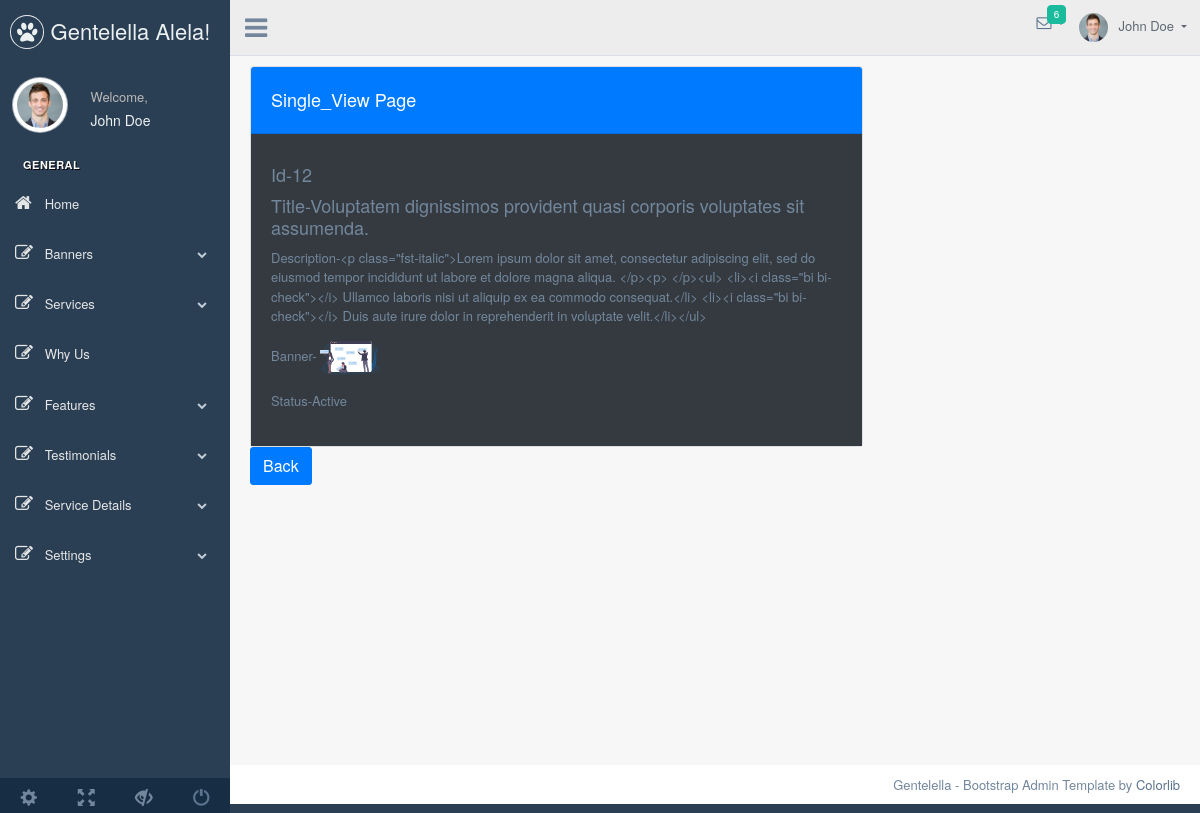
The page /admin/feature/single_feature.php?id=12 (signed in) on the database its author committed.
### tables this page shows
CREATE TABLE `features` (
  `id` int NOT NULL,
  `title` varchar(150) NOT NULL,
  `description` text,
  `banner` varchar(191) NOT NULL,
  `status` int NOT NULL DEFAULT '1' COMMENT '1=Active,2=Deactive'
);

### admin/feature/single_feature.php (called while the page is built, shortened)
<?php
require_once "../db.php";
$id= $_GET ['id'];
if($id && (int) $id){
$query = " SELECT id,title,description,banner,status FROM `features` WHERE id = $id";
$result = mysqli_query($conn, $query);
if(mysqli_num_rows($result) > 0)
{
    $data = mysqli_fetch_assoc($result);
}
}
else
{
    header('Location:404.php');
}
include "../view/feature/single_feature.view.php";

### admin/view/feature/single_feature.view.php (the view)
<?php
 include_once "../view/layouts/header.view.php";
?>
  <body  class="text-bg-dark p-3">
   <section class="mt-5">
    <div class="container">
        <div class="row ">
            <div class="col-lg-8">
                <div class="card " >
                    <div class="card-header bg-primary"> <h2 style="color:white;">Single_View Page</h2></div>
                    <div class="card-body bg-dark">
                         <h2>Id-<?=$data['id']?></h2>
                         <h2>Title-<?=$data['title']?></h2>
                        <p> Description-<?=$data['description']?></p>
                        <p> Banner-
                                <?php if($data['banner']){?>
                                <img src="../../uploads/features/<?=$data['banner']?>" alt="<?=$data['banner']?>" width="60">
                                <?php
                                }else{
                                    echo "--";
                                }
                                ?>
                           </p>
                        <p>Status-<?=$data['status'] == 1 ? "Active": "Deactive"?></p>
                        </div>
                        </div>
            <div>
                <a href="all_feature.php" class="btn btn-primary ">Back</a>
            </div>
            </div>
         </div>
    </div>
   </section>
   <?php
  include_once "../view/layouts/footer.view.php";
?>

### rows shown on the page
features: id "12", title "Voluptatem dignissimos provident quasi corporis voluptates sit assumenda.", description "<p class=\"fst-italic\">Lorem ipsum dolor sit amet, consectetur adipiscing elit, sed do eiusmod tempor incididunt ut labore et dolore magna aliqua. </p><p> </p><ul> <li><i class=\"bi bi-check\"></i> Ullamco laboris nisi ut aliquip ex ea commodo consequat.</li> <li><i class=\"bi bi-check\"></i> Duis aute irure dolor in reprehenderit in voluptate velit.</li></ul>", banner (picture)
